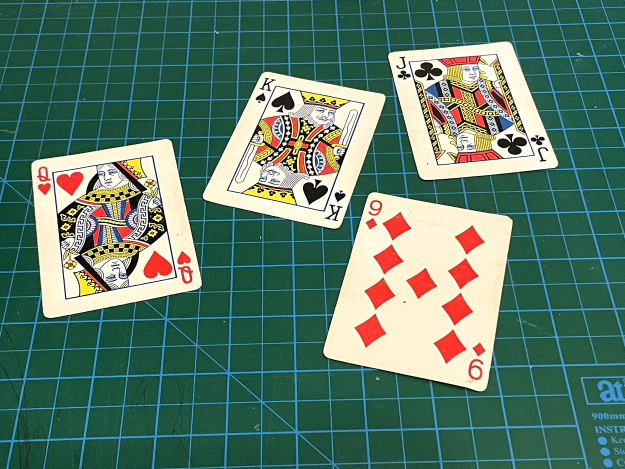
//> input picture OpenCVCourse_MS/Resources/cards.jpg, 1250 x 938 px, given in place of , which was not available (shown at 1/2 size)
$ ./jjs_project   (built with g++ and OpenCV 4)
//> lines starting //> are read from the running program, lines starting //| are printed output that depends on the picture; after the words box and inside, x2 and y2 are one past the last pixel; in counts of white or black regions, pixels touching at a corner belong together; pictures that were not available may be replaced by others from this repository, and a replacement may not be noted
#include <opencv2/imgcodecs.hpp>	// 이미지가 필요
#include <opencv2/highgui.hpp>		// GUI
#include <opencv2/imgproc.hpp>		// 이미지처리
#include <iostream>					// 입력 및 출력 스트림

using namespace cv;
using namespace std;

Rect r1;
Rect r2;
Rect r3;

vector<vector<int>> myColors{ {85,127,113,179,255,255}, // blue
							  {0,0,234,77,255,255} }; // Yellow
//vector<Scalar> myColorValues{ {0, 0, 255}, {255,255,0} }; // blue, Yellow
Mat img, imgDil;	// Mat 클래스의 객체 img 생성

void getContours(Mat imgDil) {

	vector<vector<Point>> contours;	// 등고선(윤곽데이터) -> 감지된 윤곽을 점 벡터로 저장
	vector<Vec4i> hierarchy;		// 계층구조

	findContours(imgDil, contours, hierarchy, RETR_EXTERNAL, CHAIN_APPROX_SIMPLE);	// 전처리된 바이너리 이미지를 통해 모든 윤곽선 찾기
	// 찾는 선( 입력 영상(검정과 흰색으로 구성된 바이너리 이미지), 윤곽 점 벡터로 저장, 선택적 출력 벡터, 윤곽 검색 모드(이미지 가장 바깥쪽만 추출), 등고선 근사법(끝 점들만 취해서 이어주기) )
	//drawContours(img, contours, -1, Scalar(255, 0, 255), 5);	// 모든 프로파일 그리기
	//그릴 선(contours 나타낼 대상 이미지, img에 그릴 find의 리턴 값, 음수는 모든 외각선 그리기, RGB 색 조정, 두께)

	for (int i = 0; i < contours.size(); i++)
	{
		int area = contourArea(contours[i]);
		//cout << area << endl;


		vector<vector<Point>> conPoly(contours.size());
		vector<Rect> boundRect(contours.size()); // 초록색 네모

		if ((area > 300) || (5000 < area))
		{
			float peri = arcLength(contours[i], true);
			approxPolyDP(contours[i], conPoly[i], 0.02 * peri, true);

			//cout << conPoly[i].size() << endl;

			drawContours(img, conPoly, i, Scalar(255, 0, 255), 2);	// 모든 프로파일 그리기
			//line(img, conPoly[i][0], conPoly[i][3], Scalar(255, 255, 0), 5);

			boundRect[i] = boundingRect(conPoly[i]); //  윤곽선의 경계면을 둘러싸는 사각형을 계산(conPoly[i]로 최소 크기 사각형) -> 경계 사각형 함수는 Rect 구조체를 반환
			//rectangle(img, boundRect[i].tl(), boundRect[i].br(), Scalar(0, 255, 0), 5);
		}

		if (area < 1000)
		{
			rectangle(img, Point(boundRect[i].tl().x, boundRect[i].tl().y), Point(boundRect[i].br().x, boundRect[i].br().y), Scalar(255, 255, 0), 5);
			r1 = Rect(Point(boundRect[i].tl().x, boundRect[i].tl().y), Point(boundRect[i].br().x, boundRect[i].br().y));
		}

		if (area > 1500)
		{
			//---경고, 위험 사각 생성
			rectangle(img, Point(boundRect[i].tl().x - 50, boundRect[i].tl().y - 50), Point(boundRect[i].br().x + 50, boundRect[i].br().y + 50), Scalar(0, 000, 255), 5); // 경고
			r2 = Rect(Point(boundRect[i].tl().x - 50, boundRect[i].tl().y - 50), Point(boundRect[i].br().x + 50, boundRect[i].br().y + 50));

			rectangle(img, Point(boundRect[i].tl().x - 100, boundRect[i].tl().y - 100), Point(boundRect[i].br().x + 100, boundRect[i].br().y + 100), Scalar(0, 255, 255), 5); // 위험
			r3 = Rect(Point(boundRect[i].tl().x - 100, boundRect[i].tl().y - 100), Point(boundRect[i].br().x + 100, boundRect[i].br().y + 100));


		}

		Rect warning = r1 & r3;
		Rect danger = r1 & r2;
		// [4 lines of commented-out code are left out]


		if (warning.area() > 0 && danger.area() == 0)
		{
			cout << "Warning" << endl;
		}
		if (warning.area() > 0 && danger.area() > 0)
		{
			cout << "Danger" << endl;
		}
	}

}

void findColor(Mat img) // 원하는 색을 찾는 함수
{
	Mat imgHSV;
	cvtColor(img, imgHSV, COLOR_BGR2HSV); // RGB 이미지를 HSV 이미지로 변경

	for (int i = 0; i < myColors.size(); i++)
	{
		Scalar lower(myColors[i][0], myColors[i][1], myColors[i][2]);
		Scalar upper(myColors[i][3], myColors[i][4], myColors[i][5]);
		Mat mask;
		inRange(imgHSV, lower, upper, mask);
		getContours(mask);
	}
}

int main() {

	//VideoCapture cap("http://cloud.park-cloud.co19.kr:8091/?action=stream");
	VideoCapture cap("http://10.10.141.250:8080/?action=stream");
	//VideoCapture cap(0);  // 웹캠 같은 경우 카메라의 id 번호를 넣어야 함, 하나만 있을 경우 0 으로 가능


	while (true) {

		cap.read(img);
//> img is the input picture: 938 rows x 1250 cols, CV_8UC3; mean B, G, R 104.7, 121.3, 89.3
		findColor(img);
//> in findColor, `cvtColor(img, imgHSV, COLOR_BGR2HSV);`: imgHSV: 938 rows x 1250 cols, CV_8UC3; mean H, S, V 66.1, 135.8, 130
//> the loop in findColor, `for (int i = 0; i < myColors.size(); i++)` made 2 passes
//> pass 1, in findColor, `inRange(imgHSV, lower, upper, mask);`:
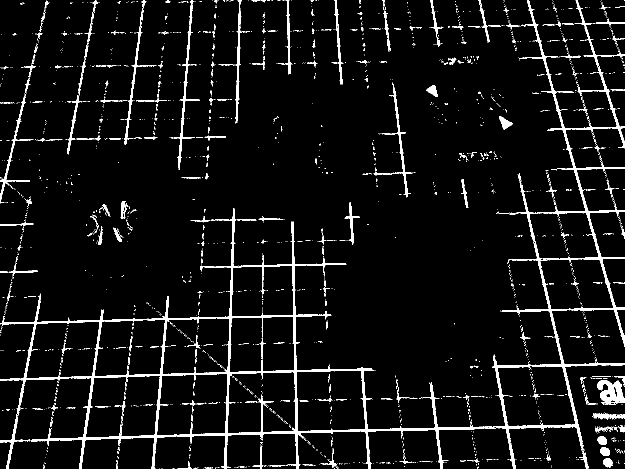
//> mask: 938 rows x 1250 cols, CV_8UC1 (shown at 1/2 size); 5.7% white; 2870 white regions (2688 under 20 px), largest, box (x1, y1, x2, y2) and area: (0, 417, 992, 938) 22525, (984, 0, 1250, 938) 14295, (1195, 760, 1250, 807) 1652
//> pass 2, in findColor, `inRange(imgHSV, lower, upper, mask);`:
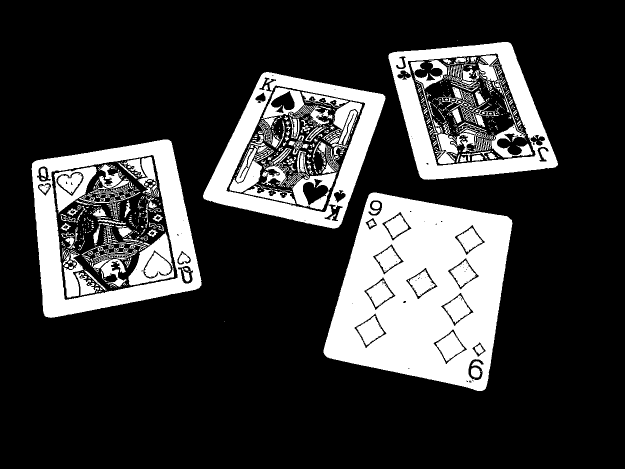
//> mask: 938 rows x 1250 cols, CV_8UC1 (shown at 1/2 size); 22% white; 1023 white regions (694 under 20 px), largest, box (x1, y1, x2, y2) and area: (647, 385, 1025, 782) 89870, (63, 279, 403, 636) 37185, (406, 144, 771, 457) 29496
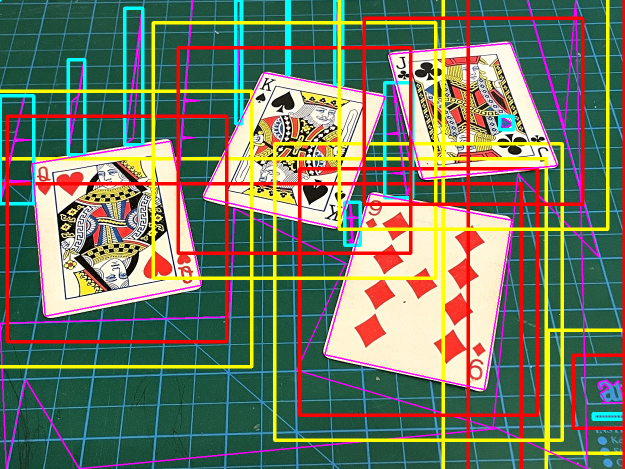
//> img: 938 rows x 1250 cols, CV_8UC3 (shown at 1/2 size); 17.18% of pixels changed, all inside (x1, y1, x2, y2) = (0, 0, 1250, 938)

		imshow("Image", img);

		waitKey(1);				// 너무 느리지 않도록 1ms 로 작동
	}
	return 0;
}
